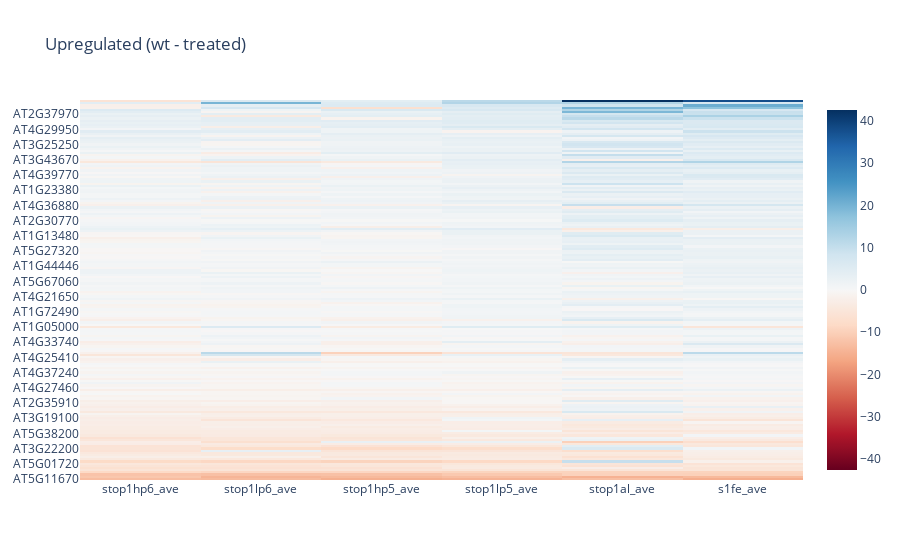

Notebook source saved alongside this figure:
### Code cell
import plotly.graph_objects as go
import datetime
import numpy as np
np.random.seed(1)

fig = go.Figure(data=go.Heatmap(
        z=heatmap_up_data.iloc[:,1:],
        zmid = 0,
        x=stop1_cols[1:],
        y=heatmap_up_data['atID'],
        colorscale=coolwarm))

fig.update_layout(
    title='Upregulated (wt - treated)',
    xaxis_nticks=36)

fig.show()

### Figure 1 — Plotly figure (JSON) as saved in the notebook; plotly's stock layout.template omitted (floating-point values rounded to 4 significant figures; data arrays with more than 128 entries replaced by an {"elided": "..."} marker saying what was removed)
{"data": [{"colorscale": {"elided": "255x2 mixed values"}, "type": "heatmap", "x": ["stop1hp6_ave", "stop1lp6_ave", "stop1hp5_ave", "stop1lp5_ave", "stop1al_ave", "s1fe_ave"], "y": {"elided": "175 str values"}, "z": {"elided": "175x7 float values"}, "zmid": 0}], "layout": {"title": {"text": "Upregulated (wt - treated)"}, "xaxis": {"nticks": 36}}}
